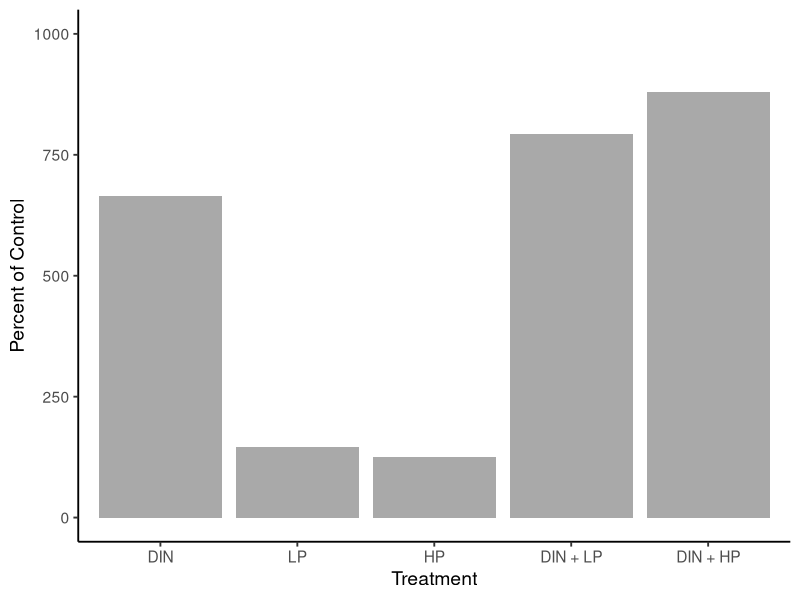
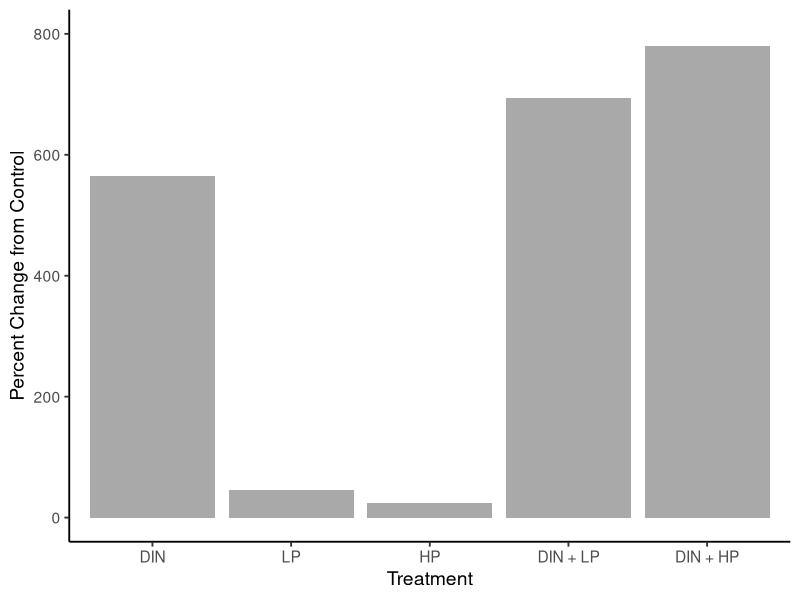
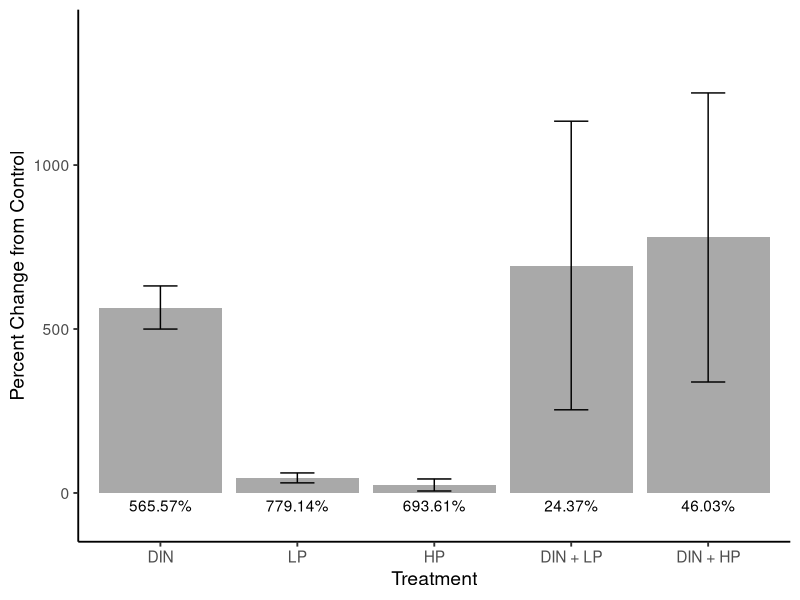
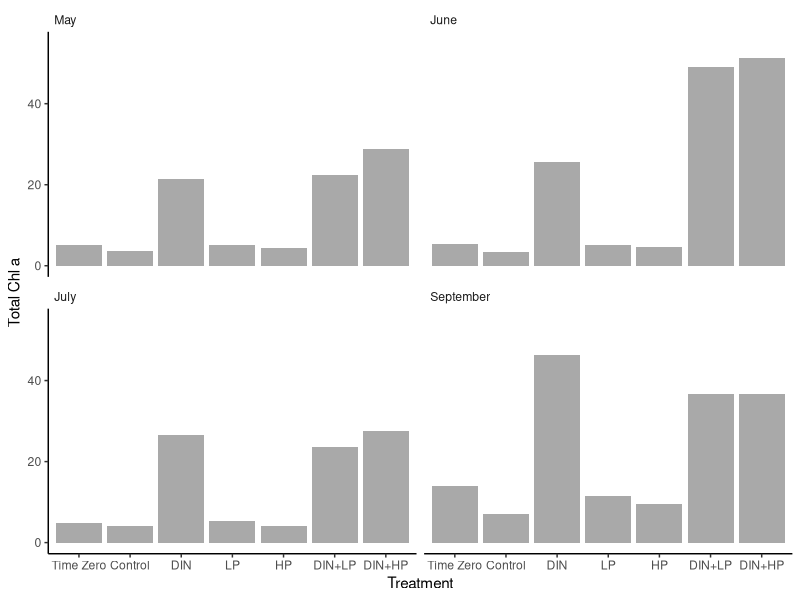
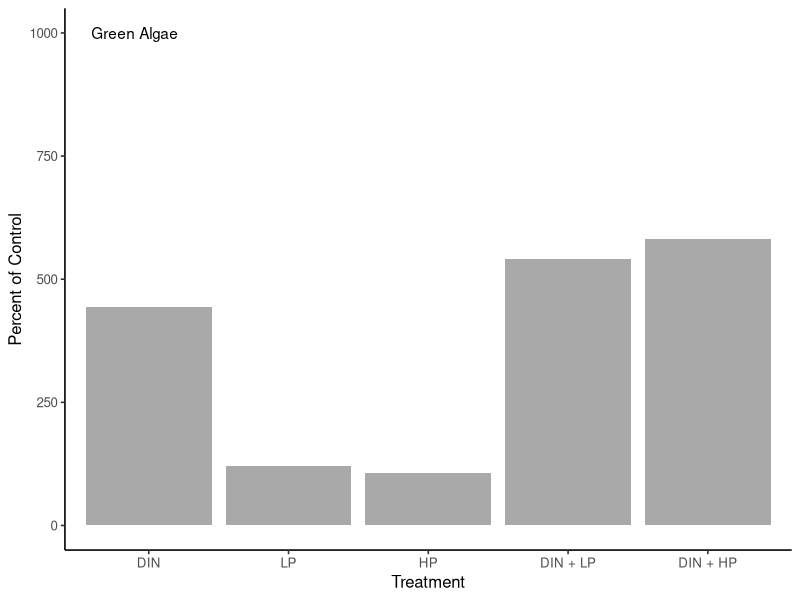
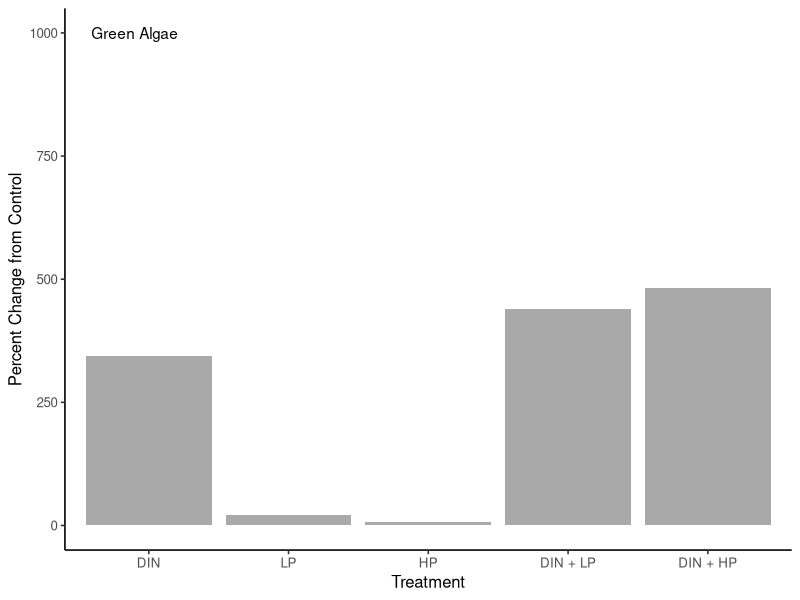
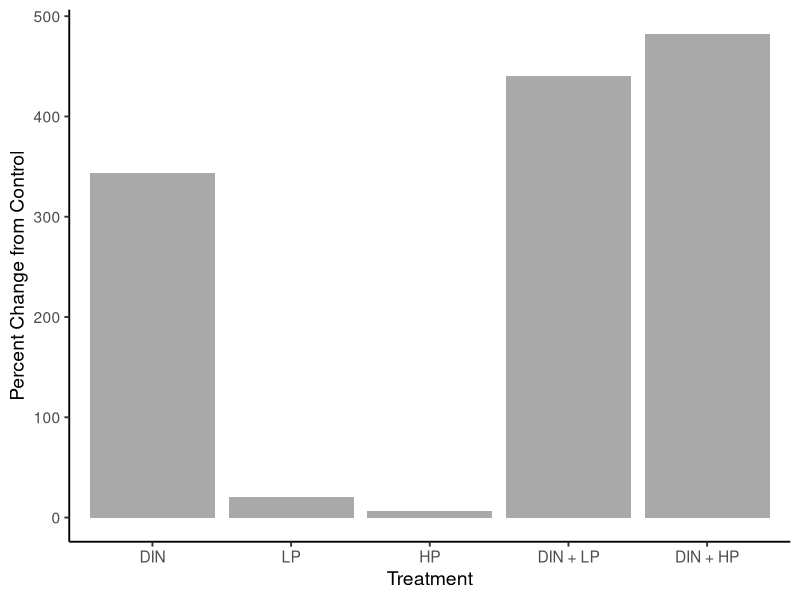
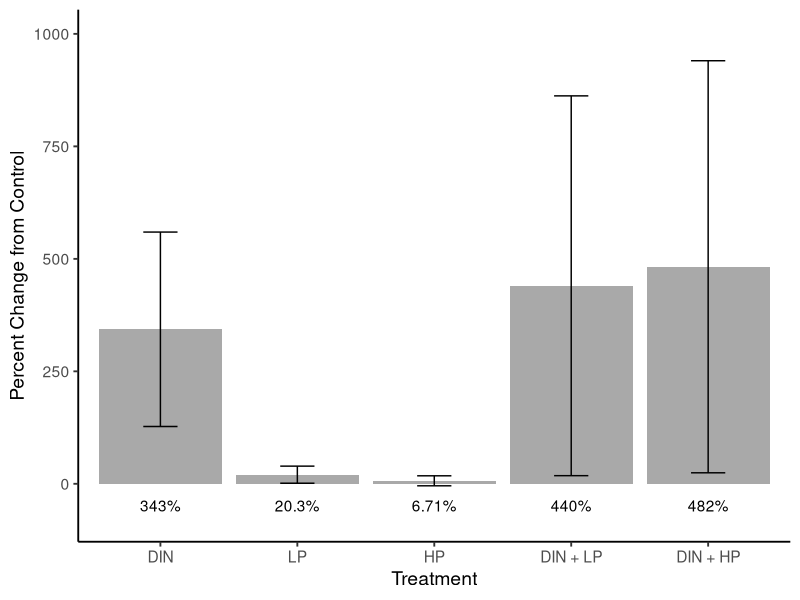

These charts were generated, in order, by the following R code:
#2023-12-21
#barplots with phytoclass data

library(tidyverse)
library(dplyr)
library(lubridate)
library(readxl)
library(ggplot2)
library(car)
library(rstatix)


#import data

pc_percent_of_control = read_excel("data/PhytoClass_data.xlsx", sheet = "percent_of_control")

summary(pc_percent_of_control)
glimpse(pc_percent_of_control)

pc_percent_of_control_avg = pc_percent_of_control %>%
  group_by(Treatment) %>%
  summarise(Total_Chl_a_mean = mean(Total_Chl_a),
            Cyanobacteria_mean = mean(Cyanobacteria),
            Green_Algae_mean = mean(Green_Algae),
            Cryptophytes_mean = mean(Cryptophytes),
            Diatoms_mean = mean(Diatoms),
            Dinoflagellates_mean = mean(Dinoflagellates),
            Haptophytes_mean = mean(Haptophytes))

pc_percent_change = read_excel("data/PhytoClass_data.xlsx", sheet = "percent_change")

summary(pc_percent_change)
glimpse(pc_percent_change)

pc_percent_change_avg = pc_percent_change %>%
  group_by(Treatment) %>%
  summarise(Total_Chl_a_mean = mean(Total_Chl_a),
            Cyanobacteria_mean = mean(Cyanobacteria),
            Green_Algae_mean = mean(Green_Algae),
            Cryptophytes_mean = mean(Cryptophytes),
            Diatoms_mean = mean(Diatoms),
            Dinoflagellates_mean = mean(Dinoflagellates),
            Haptophytes_mean = mean(Haptophytes), 
            Total_Chl_a_sd = sd(Total_Chl_a, na.rm = TRUE),
            Cyanobacteria_sd = sd(Cyanobacteria, na.rm = TRUE),
            Green_Algae_sd = sd(Green_Algae, na.rm = TRUE),
            Cryptophytes_sd = sd(Cryptophytes, na.rm = TRUE),
            Diatoms_sd = sd(Diatoms, na.rm = TRUE),
            Dinoflagellates_sd = sd(Dinoflagellates, na.rm = TRUE),
            Haptophytes_sd = sd(Haptophytes, na.rm = TRUE)
            )

pc_mean_abundances = read_excel("data/PhytoClass_data.xlsx", sheet = "mean_abundances")

summary(pc_mean_abundances)
glimpse(pc_mean_abundances)

#########################Total Chl a

#Total chl a percent of control

Total_chl_a_percent_control = ggplot() +
  geom_col(aes(x = fct_relevel(Treatment, "DIN", "LP", "HP", "DIN_LP", "DIN_HP"), 
               y = Total_Chl_a_mean),
           fill = "darkgrey",
           data = pc_percent_of_control_avg) +
  xlab("Treatment") +
  ylab("Percent of Control") +
  scale_x_discrete(labels= c("DIN" = "DIN", "LP" = "LP", "HP" = "HP", "DIN_LP" = "DIN + LP", "DIN_HP" = "DIN + HP")) +
  theme_classic(base_size = 14) +
  ylim(0, 1000)
ggsave(Total_chl_a_percent_control, filename = "figures/PhytoClass/Total_chl_a_percent_control.png",
       device = "png", height = 7, width = 11)

#Total chl a percent difference from control

Total_chl_a_percent_change = ggplot() +
  geom_col(aes(x = fct_relevel(Treatment, "DIN", "LP", "HP", "DIN_LP", "DIN_HP"), 
               y = Total_Chl_a_mean),
           fill = "darkgrey",
           data = pc_percent_change_avg) +
  xlab("Treatment") +
  ylab("Percent Change from Control") +
  scale_x_discrete(labels= c("DIN" = "DIN", "LP" = "LP", "HP" = "HP", "DIN_LP" = "DIN + LP", "DIN_HP" = "DIN + HP")) +
  theme_classic(base_size = 14) +
  ylim(0,800)
ggsave(Total_chl_a_percent_change, filename = "figures/PhytoClass/Total_chl_a_percent_change.png",
       device = "png", height = 7, width = 11)

#Total chl a percent difference from control with stdev and percents added

pc_percent_change_avg = pc_percent_change %>%
  group_by(Treatment) %>%
  summarise(Total_Chl_a_mean = mean(Total_Chl_a),
            Cyanobacteria_mean = mean(Cyanobacteria),
            Green_Algae_mean = mean(Green_Algae),
            Cryptophytes_mean = mean(Cryptophytes),
            Diatoms_mean = mean(Diatoms),
            Dinoflagellates_mean = mean(Dinoflagellates),
            Haptophytes_mean = mean(Haptophytes))

total_chl_a_summary = pc_percent_change_avg %>%
  summarise(
    total_chl_a_sd = sd(Total_Chl_a_mean, na.rm = TRUE),
  )

pc_percent_change_summary = pc_percent_change %>%
  group_by(Treatment) %>%
  summarise(
    tca = mean(Total_Chl_a),
    cyano = mean(Cyanobacteria),
    ga = mean(Green_Algae),
    crypto = mean(Cryptophytes),
    dia = mean(Diatoms),
    dino = mean(Dinoflagellates),
    hapto = mean(Haptophytes),
    tca_sd = sd(Total_Chl_a, na.rm = TRUE),
    cyano_sd = sd(Cyanobacteria, na.rm = TRUE),
    ga_sd = sd(Green_Algae, na.rm = TRUE),
    crypto_sd = sd(Cryptophytes, na.rm = TRUE),
    dia_sd = sd(Diatoms, na.rm = TRUE),
    dino_sd = sd(Dinoflagellates, na.rm = TRUE),
    hapto_sd = sd(Haptophytes, na.rm = TRUE)
  )
pc_percent_change_summary

Total_chl_a_percent_change_2 = ggplot() +
  geom_col(aes(x = fct_relevel(Treatment, "DIN", "LP", "HP", "DIN_LP", "DIN_HP"), 
               y = tca),
           fill = "darkgrey",
           data = pc_percent_change_summary) +
  geom_errorbar(aes(x = fct_relevel(Treatment, "DIN", "LP", "HP", "DIN_LP", "DIN_HP"), 
                    y = tca,
                    ymin = tca-tca_sd, 
                    ymax = tca+tca_sd,
                    width = 0.25),
                    data = pc_percent_change_summary) +
  geom_text(aes(label = c("565.57%", "46.03%", "24.37%", "693.61%", "779.14%"), 
                x = fct_relevel(Treatment, "DIN", "LP", "HP", "DIN_LP", "DIN_HP"), 
                y = -75), 
            vjust = -0.5,
            data = pc_percent_change_summary) +
  xlab("Treatment") +
  ylab("Percent Change from Control") +
  scale_x_discrete(labels= c("DIN" = "DIN", "LP" = "LP", "HP" = "HP", "DIN_LP" = "DIN + LP", "DIN_HP" = "DIN + HP")) +
  theme_classic(base_size = 14) +
  ylim(-75,1400)
ggsave(Total_chl_a_percent_change_2, filename = "figures/PhytoClass/Total_chl_a_percent_change_2.png",
       device = "png", height = 7, width = 11)


#Total chl a concentration by bioassay

variable_names = list("1" = "May", "2" = "June", "3" = "July", "4" = "September")

variable_labeller = function(variable,value){
  return(variable_names[value])
}

Total_Chl_a_individual_bioassays = ggplot(data = pc_mean_abundances, 
                                     aes(x = fct_relevel(Treatment, "T0", "Control", "DIN", "LP", "HP", "DIN_LP", "DIN_HP"), y=mean_Total_Chl_a)) +
  geom_bar(stat='identity', fill="darkgrey") +
  xlab("Treatment") +
  ylab("Total Chl a") +
  scale_x_discrete(labels= c("T0" = "Time Zero", "Control" = "Control", "DIN" = "DIN", "LP" = "LP", "HP" = "HP", "DIN_LP" = "DIN+LP", "DIN_HP" = "DIN+HP")) +
  facet_wrap(~factor(Bioassay, levels=c('1', '2', '3', '4')),  ncol=2, labeller=variable_labeller) +
  theme_classic(base_size = 11) +
  theme(strip.background = element_blank(), strip.text = element_text(hjust = 0)) + 
  ylim(0, 55)
ggsave(Total_Chl_a_individual_bioassays, filename = "figures/PhytoClass/Total_Chl_a_individual_bioassays.png",
       device = "png", height = 7, width = 11)

#########################Green Algae

#Green Algae percent of control

Green_Algae_percent_control = ggplot() +
  geom_col(aes(x = fct_relevel(Treatment, "DIN", "LP", "HP", "DIN_LP", "DIN_HP"), 
               y = Green_Algae_mean),
           fill = "darkgrey",
           data = pc_percent_of_control_avg) +
  xlab("Treatment") +
  ylab("Percent of Control") +
  scale_x_discrete(labels= c("DIN" = "DIN", "LP" = "LP", "HP" = "HP", "DIN_LP" = "DIN + LP", "DIN_HP" = "DIN + HP")) +
  annotate(geom="text", x=0.9, y=1000, label="Green Algae", color="black") +
  theme_classic(base_size = 12) 
ggsave(Green_Algae_percent_control, filename = "figures/PhytoClass/Green_Algae_percent_control.png",
       device = "png", height = 7, width = 11)

#Green Algae percent difference from control

Green_Algae_percent_change = ggplot() +
  geom_col(aes(x = fct_relevel(Treatment, "DIN", "LP", "HP", "DIN_LP", "DIN_HP"), 
               y = Green_Algae_mean),
           fill = "darkgrey",
           data = pc_percent_change_avg) +
  xlab("Treatment") +
  ylab("Percent Change from Control") +
  scale_x_discrete(labels= c("DIN" = "DIN", "LP" = "LP", "HP" = "HP", "DIN_LP" = "DIN + LP", "DIN_HP" = "DIN + HP")) +
  annotate(geom="text", x=0.9, y=1000, label="Green Algae", color="black") +
  theme_classic(base_size = 12) 
ggsave(Green_Algae_percent_change, filename = "figures/PhytoClass/Green_Algae_percent_change.png",
       device = "png", height = 7, width = 11)

Green_Algae_percent_change_2 = ggplot() +
  geom_col(aes(x = fct_relevel(Treatment, "DIN", "LP", "HP", "DIN_LP", "DIN_HP"), 
               y = Green_Algae_mean),
           fill = "darkgrey",
           data = pc_percent_change_avg) +
  xlab("Treatment") +
  ylab("Percent Change from Control") +
  scale_x_discrete(labels= c("DIN" = "DIN", "LP" = "LP", "HP" = "HP", "DIN_LP" = "DIN + LP", "DIN_HP" = "DIN + HP")) +
  theme_classic(base_size = 14) 
ggsave(Green_Algae_percent_change_2, filename = "figures/PhytoClass/Green_Algae_percent_change_2.png",
       device = "png", height = 7, width = 11)

Green_Algae_percent_change_3 = ggplot() +
  geom_col(aes(x = fct_relevel(Treatment, "DIN", "LP", "HP", "DIN_LP", "DIN_HP"), 
               y = ga),
           fill = "darkgrey",
           data = pc_percent_change_summary) +
  geom_errorbar(aes(x = fct_relevel(Treatment, "DIN", "LP", "HP", "DIN_LP", "DIN_HP"), 
                    y = ga,
                    ymin = ga-ga_sd, 
                    ymax = ga+ga_sd,
                    width = 0.25),
                data = pc_percent_change_summary) +
  geom_text(aes(label = c("343%", "482%", "440%", "6.71%", "20.3%"), 
                x = fct_relevel(Treatment, "DIN", "LP", "HP", "DIN_LP", "DIN_HP"), 
                y = -75), 
            vjust = -0.5,
            data = pc_percent_change_summary) +
  xlab("Treatment") +
  ylab("Percent Change from Control") +
  scale_x_discrete(labels= c("DIN" = "DIN", "LP" = "LP", "HP" = "HP", "DIN_LP" = "DIN + LP", "DIN_HP" = "DIN + HP")) +
  theme_classic(base_size = 14) +
  ylim(-75, 1000)
ggsave(Green_Algae_percent_change_3, filename = "figures/PhytoClass/Green_Algae_percent_change_3.png",
       device = "png", height = 7, width = 11)

#Green Algae concentration by bioassay

variable_names = list("1" = "May", "2" = "June", "3" = "July", "4" = "September")

variable_labeller = function(variable,value){
  return(variable_names[value])
}

Green_Algae_individual_bioassays = ggplot(data = pc_mean_abundances, 
                                          aes(x = fct_relevel(Treatment, "T0", "Control", "DIN", "LP", "HP", "DIN_LP", "DIN_HP"), y=mean_Green_Algae)) +
  geom_bar(stat='identity', fill="darkgrey") +
  xlab("Treatment") +
  ylab("Green Algae") +
  scale_x_discrete(labels= c("T0" = "Time Zero", "Control" = "Control", "DIN" = "DIN", "LP" = "LP", "HP" = "HP", "DIN_LP" = "DIN+LP", "DIN_HP" = "DIN+HP")) +
  facet_wrap(~factor(Bioassay, levels=c('1', '2', '3', '4')),  ncol=2, labeller=variable_labeller) +
  theme_classic(base_size = 11) +
  theme(strip.background = element_blank(), strip.text = element_text(hjust = 0)) + 
  ylim(0, 8)
ggsave(Green_Algae_individual_bioassays, filename = "figures/PhytoClass/Green_Algae_individual_bioassays.png",
       device = "png", height = 7, width = 11)


#########################Cryptophytes

#Cryptophytes percent of control

Cryptophytes_percent_control = ggplot() +
  geom_col(aes(x = fct_relevel(Treatment, "DIN", "LP", "HP", "DIN_LP", "DIN_HP"), 
               y = Cryptophytes_mean),
           fill = "darkgrey",
           data = pc_percent_of_control_avg) +
  xlab("Treatment") +
  ylab("Percent of Control") +
  scale_x_discrete(labels= c("DIN" = "DIN", "LP" = "LP", "HP" = "HP", "DIN_LP" = "DIN + LP", "DIN_HP" = "DIN + HP")) +
  annotate(geom="text", x=0.9, y=1000, label="Cryptophytes", color="black") +
  theme_classic(base_size = 12) 
ggsave(Cryptophytes_percent_control, filename = "figures/PhytoClass/Cryptophytes_percent_control.png",
       device = "png", height = 7, width = 11)

#Cryptophytes percent difference from control

Cryptophytes_percent_change = ggplot() +
  geom_col(aes(x = fct_relevel(Treatment, "DIN", "LP", "HP", "DIN_LP", "DIN_HP"), 
               y = Cryptophytes_mean),
           fill = "darkgrey",
           data = pc_percent_change_avg) +
  xlab("Treatment") +
  ylab("Percent Change from Control") +
  scale_x_discrete(labels= c("DIN" = "DIN", "LP" = "LP", "HP" = "HP", "DIN_LP" = "DIN + LP", "DIN_HP" = "DIN + HP")) +
  annotate(geom="text", x=0.9, y=1000, label="Cryptophytes", color="black") +
  theme_classic(base_size = 12) 
ggsave(Cryptophytes_percent_change, filename = "figures/PhytoClass/Cryptophytes_percent_change.png",
       device = "png", height = 7, width = 11)

Cryptophytes_percent_change_2 = ggplot() +
  geom_col(aes(x = fct_relevel(Treatment, "DIN", "LP", "HP", "DIN_LP", "DIN_HP"), 
               y = Cryptophytes_mean),
           fill = "darkgrey",
           data = pc_percent_change_avg) +
  xlab("Treatment") +
  ylab("Percent Change from Control") +
  scale_x_discrete(labels= c("DIN" = "DIN", "LP" = "LP", "HP" = "HP", "DIN_LP" = "DIN + LP", "DIN_HP" = "DIN + HP")) +
  theme_classic(base_size = 14) +
  ylim(0, 700)
ggsave(Cryptophytes_percent_change_2, filename = "figures/PhytoClass/Cryptophytes_percent_change_2.png",
       device = "png", height = 7, width = 11)

Cryptophytes_percent_change_3 = ggplot() +
  geom_col(aes(x = fct_relevel(Treatment, "DIN", "LP", "HP", "DIN_LP", "DIN_HP"), 
               y = crypto),
           fill = "darkgrey",
           data = pc_percent_change_summary) +
  geom_errorbar(aes(x = fct_relevel(Treatment, "DIN", "LP", "HP", "DIN_LP", "DIN_HP"), 
                    y = crypto,
                    ymin = crypto-crypto_sd, 
                    ymax = crypto+crypto_sd,
                    width = 0.25),
                data = pc_percent_change_summary) +
  geom_text(aes(label = c("518%", "622%", "587%", "19.5%", "38.5%"), 
                x = fct_relevel(Treatment, "DIN", "LP", "HP", "DIN_LP", "DIN_HP"), 
                y = -75), 
            vjust = -0.5,
            data = pc_percent_change_summary) +
  xlab("Treatment") +
  ylab("Percent Change from Control") +
  scale_x_discrete(labels= c("DIN" = "DIN", "LP" = "LP", "HP" = "HP", "DIN_LP" = "DIN + LP", "DIN_HP" = "DIN + HP")) +
  theme_classic(base_size = 14) +
  ylim(-75, 1200)
ggsave(Cryptophytes_percent_change_3, filename = "figures/PhytoClass/Cryptophytes_percent_change_3.png",
       device = "png", height = 7, width = 11)

#Cryptophytes concentration by bioassay

variable_names = list("1" = "May", "2" = "June", "3" = "July", "4" = "September")

variable_labeller = function(variable,value){
  return(variable_names[value])
}

Cryptophytes_individual_bioassays = ggplot(data = pc_mean_abundances, 
                                          aes(x = fct_relevel(Treatment, "T0", "Control", "DIN", "LP", "HP", "DIN_LP", "DIN_HP"), y=mean_Cryptophytes)) +
  geom_bar(stat='identity', fill="darkgrey") +
  xlab("Treatment") +
  ylab("Cryptophytes") +
  scale_x_discrete(labels= c("T0" = "Time Zero", "Control" = "Control", "DIN" = "DIN", "LP" = "LP", "HP" = "HP", "DIN_LP" = "DIN+LP", "DIN_HP" = "DIN+HP")) +
  facet_wrap(~factor(Bioassay, levels=c('1', '2', '3', '4')),  ncol=2, labeller=variable_labeller) +
  theme_classic(base_size = 11) +
  theme(strip.background = element_blank(), strip.text = element_text(hjust = 0)) + 
  ylim(0, 2.5)
ggsave(Cryptophytes_individual_bioassays, filename = "figures/PhytoClass/Cryptophytes_individual_bioassays.png",
       device = "png", height = 7, width = 11)

#########################Diatoms

#Diatoms percent of control

Diatoms_percent_control = ggplot() +
  geom_col(aes(x = fct_relevel(Treatment, "DIN", "LP", "HP", "DIN_LP", "DIN_HP"), 
               y = Diatoms_mean),
           fill = "darkgrey",
           data = pc_percent_of_control_avg) +
  xlab("Treatment") +
  ylab("Percent of Control") +
  scale_x_discrete(labels= c("DIN" = "DIN", "LP" = "LP", "HP" = "HP", "DIN_LP" = "DIN + LP", "DIN_HP" = "DIN + HP")) +
  annotate(geom="text", x=0.9, y=2000, label="Diatoms", color="black") +
  theme_classic(base_size = 12) 
ggsave(Diatoms_percent_control, filename = "figures/PhytoClass/Diatoms_percent_control.png",
       device = "png", height = 7, width = 11)

#Diatoms percent difference from control

Diatoms_percent_change = ggplot() +
  geom_col(aes(x = fct_relevel(Treatment, "DIN", "LP", "HP", "DIN_LP", "DIN_HP"), 
               y = Diatoms_mean),
           fill = "darkgrey",
           data = pc_percent_change_avg) +
  xlab("Treatment") +
  ylab("Percent Change from Control") +
  scale_x_discrete(labels= c("DIN" = "DIN", "LP" = "LP", "HP" = "HP", "DIN_LP" = "DIN + LP", "DIN_HP" = "DIN + HP")) +
  annotate(geom="text", x=0.9, y=1000, label="Diatoms", color="black") +
  theme_classic(base_size = 12) 
ggsave(Diatoms_percent_change, filename = "figures/PhytoClass/Diatoms_percent_change.png",
       device = "png", height = 7, width = 11)

Diatoms_percent_change_2 = ggplot() +
  geom_col(aes(x = fct_relevel(Treatment, "DIN", "LP", "HP", "DIN_LP", "DIN_HP"), 
               y = Diatoms_mean),
           fill = "darkgrey",
           data = pc_percent_change_avg) +
  xlab("Treatment") +
  ylab("Percent Change from Control") +
  scale_x_discrete(labels= c("DIN" = "DIN", "LP" = "LP", "HP" = "HP", "DIN_LP" = "DIN + LP", "DIN_HP" = "DIN + HP")) +
  theme_classic(base_size = 14) +
  ylim(0,2000)
ggsave(Diatoms_percent_change_2, filename = "figures/PhytoClass/Diatoms_percent_change_2.png",
       device = "png", height = 7, width = 11)

Diatoms_percent_change_3 = ggplot() +
  geom_col(aes(x = fct_relevel(Treatment, "DIN", "LP", "HP", "DIN_LP", "DIN_HP"), 
               y = dia),
           fill = "darkgrey",
           data = pc_percent_change_summary) +
  geom_errorbar(aes(x = fct_relevel(Treatment, "DIN", "LP", "HP", "DIN_LP", "DIN_HP"), 
                    y = dia,
                    ymin = dia-dia_sd, 
                    ymax = dia+dia_sd,
                    width = 0.25),
                data = pc_percent_change_summary) +
  geom_text(aes(label = c("1347%", "1846%", "1533%", "5.65%", "34.7%"), 
                x = fct_relevel(Treatment, "DIN", "LP", "HP", "DIN_LP", "DIN_HP"), 
                y = -250), 
            vjust = -0.5,
            data = pc_percent_change_summary) +
  xlab("Treatment") +
  ylab("Percent Change from Control") +
  scale_x_discrete(labels= c("DIN" = "DIN", "LP" = "LP", "HP" = "HP", "DIN_LP" = "DIN + LP", "DIN_HP" = "DIN + HP")) +
  theme_classic(base_size = 14) +
  ylim(-250, 3800)
ggsave(Diatoms_percent_change_3, filename = "figures/PhytoClass/Diatoms_percent_change_3.png",
       device = "png", height = 7, width = 11)

#Diatoms concentration by bioassay

variable_names = list("1" = "May", "2" = "June", "3" = "July", "4" = "September")

variable_labeller = function(variable,value){
  return(variable_names[value])
}

Diatoms_individual_bioassays = ggplot(data = pc_mean_abundances, 
                                           aes(x = fct_relevel(Treatment, "T0", "Control", "DIN", "LP", "HP", "DIN_LP", "DIN_HP"), y=mean_Diatoms)) +
  geom_bar(stat='identity', fill="darkgrey") +
  xlab("Treatment") +
  ylab("Diatoms") +
  scale_x_discrete(labels= c("T0" = "Time Zero", "Control" = "Control", "DIN" = "DIN", "LP" = "LP", "HP" = "HP", "DIN_LP" = "DIN+LP", "DIN_HP" = "DIN+HP")) +
  facet_wrap(~factor(Bioassay, levels=c('1', '2', '3', '4')),  ncol=2, labeller=variable_labeller) +
  theme_classic(base_size = 11) +
  theme(strip.background = element_blank(), strip.text = element_text(hjust = 0)) + 
  ylim(0, 50)
ggsave(Diatoms_individual_bioassays, filename = "figures/PhytoClass/Diatoms_individual_bioassays.png",
       device = "png", height = 7, width = 11)

#########################Dinoflagellates

#Dinoflagellates percent of control

Dinoflagellates_percent_control = ggplot() +
  geom_col(aes(x = fct_relevel(Treatment, "DIN", "LP", "HP", "DIN_LP", "DIN_HP"), 
               y = Dinoflagellates_mean),
           fill = "darkgrey",
           data = pc_percent_of_control_avg) +
  xlab("Treatment") +
  ylab("Percent of Control") +
  scale_x_discrete(labels= c("DIN" = "DIN", "LP" = "LP", "HP" = "HP", "DIN_LP" = "DIN + LP", "DIN_HP" = "DIN + HP")) +
  annotate(geom="text", x=0.9, y=1000, label="Dinoflagellates", color="black") +
  theme_classic(base_size = 12) 
ggsave(Dinoflagellates_percent_control, filename = "figures/PhytoClass/Dinoflagellates_percent_control.png",
       device = "png", height = 7, width = 11)

#Dinoflagellates percent difference from control

Dinoflagellates_percent_change = ggplot() +
  geom_col(aes(x = fct_relevel(Treatment, "DIN", "LP", "HP", "DIN_LP", "DIN_HP"), 
               y = Dinoflagellates_mean),
           fill = "darkgrey",
           data = pc_percent_change_avg) +
  xlab("Treatment") +
  ylab("Percent Change from Control") +
  scale_x_discrete(labels= c("DIN" = "DIN", "LP" = "LP", "HP" = "HP", "DIN_LP" = "DIN + LP", "DIN_HP" = "DIN + HP")) +
  annotate(geom="text", x=0.9, y=1000, label="Dinoflagellates", color="black") +
  theme_classic(base_size = 12) 
ggsave(Dinoflagellates_percent_change, filename = "figures/PhytoClass/Dinoflagellates_percent_change.png",
       device = "png", height = 7, width = 11)

Dinoflagellates_percent_change_2 = ggplot() +
  geom_col(aes(x = fct_relevel(Treatment, "DIN", "LP", "HP", "DIN_LP", "DIN_HP"), 
               y = Dinoflagellates_mean),
           fill = "darkgrey",
           data = pc_percent_change_avg) +
  xlab("Treatment") +
  ylab("Percent Change from Control") +
  scale_x_discrete(labels= c("DIN" = "DIN", "LP" = "LP", "HP" = "HP", "DIN_LP" = "DIN + LP", "DIN_HP" = "DIN + HP")) +
  theme_classic(base_size = 14) +
  ylim(-50, 800)
ggsave(Dinoflagellates_percent_change_2, filename = "figures/PhytoClass/Dinoflagellates_percent_change_2.png",
       device = "png", height = 7, width = 11)

Dinoflagellates_percent_change_3 = ggplot() +
  geom_col(aes(x = fct_relevel(Treatment, "DIN", "LP", "HP", "DIN_LP", "DIN_HP"), 
               y = dino),
           fill = "darkgrey",
           data = pc_percent_change_summary) +
  geom_errorbar(aes(x = fct_relevel(Treatment, "DIN", "LP", "HP", "DIN_LP", "DIN_HP"), 
                    y = dino,
                    ymin = dino-dino_sd, 
                    ymax = dino+dino_sd,
                    width = 0.25),
                data = pc_percent_change_summary) +
  geom_text(aes(label = c("539%", "708%", "600%", "-10.6%", "29%"), 
                x = fct_relevel(Treatment, "DIN", "LP", "HP", "DIN_LP", "DIN_HP"), 
                y = -850), 
            vjust = -0.5,
            data = pc_percent_change_summary) +
  xlab("Treatment") +
  ylab("Percent Change from Control") +
  scale_x_discrete(labels= c("DIN" = "DIN", "LP" = "LP", "HP" = "HP", "DIN_LP" = "DIN + LP", "DIN_HP" = "DIN + HP")) +
  theme_classic(base_size = 14) +
  ylim(-850, 2000)
ggsave(Dinoflagellates_percent_change_3, filename = "figures/PhytoClass/Dinoflagellates_percent_change_3.png",
       device = "png", height = 7, width = 11)


#Dinoflagellates concentration by bioassay

variable_names = list("1" = "May", "2" = "June", "3" = "July", "4" = "September")

variable_labeller = function(variable,value){
  return(variable_names[value])
}

Dinoflagellates_individual_bioassays = ggplot(data = pc_mean_abundances, 
                                      aes(x = fct_relevel(Treatment, "T0", "Control", "DIN", "LP", "HP", "DIN_LP", "DIN_HP"), y=mean_Dinoflagellates)) +
  geom_bar(stat='identity', fill="darkgrey") +
  xlab("Treatment") +
  ylab("Dinoflagellates") +
  scale_x_discrete(labels= c("T0" = "Time Zero", "Control" = "Control", "DIN" = "DIN", "LP" = "LP", "HP" = "HP", "DIN_LP" = "DIN+LP", "DIN_HP" = "DIN+HP")) +
  facet_wrap(~factor(Bioassay, levels=c('1', '2', '3', '4')),  ncol=2, labeller=variable_labeller) +
  theme_classic(base_size = 11) +
  theme(strip.background = element_blank(), strip.text = element_text(hjust = 0)) + 
  ylim(0, 0.3)
ggsave(Dinoflagellates_individual_bioassays, filename = "figures/PhytoClass/Dinoflagellates_individual_bioassays.png",
       device = "png", height = 7, width = 11)

#########################Haptophytes

#Haptophytes percent of control

Haptophytes_percent_control = ggplot() +
  geom_col(aes(x = fct_relevel(Treatment, "DIN", "LP", "HP", "DIN_LP", "DIN_HP"), 
               y = Haptophytes_mean),
           fill = "darkgrey",
           data = pc_percent_of_control_avg) +
  xlab("Treatment") +
  ylab("Percent of Control") +
  scale_x_discrete(labels= c("DIN" = "DIN", "LP" = "LP", "HP" = "HP", "DIN_LP" = "DIN + LP", "DIN_HP" = "DIN + HP")) +
  annotate(geom="text", x=0.9, y=1000, label="Haptophytes", color="black") +
  theme_classic(base_size = 12) 
ggsave(Haptophytes_percent_control, filename = "figures/PhytoClass/Haptophytes_percent_control.png",
       device = "png", height = 7, width = 11)

#Haptophytes percent difference from control

Haptophytes_percent_change = ggplot() +
  geom_col(aes(x = fct_relevel(Treatment, "DIN", "LP", "HP", "DIN_LP", "DIN_HP"), 
               y = Haptophytes_mean),
           fill = "darkgrey",
           data = pc_percent_change_avg) +
  xlab("Treatment") +
  ylab("Percent Change from Control") +
  scale_x_discrete(labels= c("DIN" = "DIN", "LP" = "LP", "HP" = "HP", "DIN_LP" = "DIN + LP", "DIN_HP" = "DIN + HP")) +
  annotate(geom="text", x=0.9, y=1000, label="Haptophytes", color="black") +
  theme_classic(base_size = 12) 
ggsave(Haptophytes_percent_change, filename = "figures/PhytoClass/Haptophytes_percent_change.png",
       device = "png", height = 7, width = 11)

Haptophytes_percent_change_2 = ggplot() +
  geom_col(aes(x = fct_relevel(Treatment, "DIN", "LP", "HP", "DIN_LP", "DIN_HP"), 
               y = Haptophytes_mean),
           fill = "darkgrey",
           data = pc_percent_change_avg) +
  xlab("Treatment") +
  ylab("Percent Change from Control") +
  scale_x_discrete(labels= c("DIN" = "DIN", "LP" = "LP", "HP" = "HP", "DIN_LP" = "DIN + LP", "DIN_HP" = "DIN + HP")) +
  theme_classic(base_size = 14) +
  ylim(-50, 150)
ggsave(Haptophytes_percent_change_2, filename = "figures/PhytoClass/Haptophytes_percent_change_2.png",
       device = "png", height = 7, width = 11)

Haptophytes_percent_change_3 = ggplot() +
  geom_col(aes(x = fct_relevel(Treatment, "DIN", "LP", "HP", "DIN_LP", "DIN_HP"), 
               y = hapto),
           fill = "darkgrey",
           data = pc_percent_change_summary) +
  geom_errorbar(aes(x = fct_relevel(Treatment, "DIN", "LP", "HP", "DIN_LP", "DIN_HP"), 
                    y = hapto,
                    ymin = hapto-hapto_sd, 
                    ymax = hapto+hapto_sd,
                    width = 0.25),
                data = pc_percent_change_summary) +
  geom_text(aes(label = c("122%", "-26.4%", "-30.6%", "53.5%", "52.4%"), 
                x = fct_relevel(Treatment, "DIN", "LP", "HP", "DIN_LP", "DIN_HP"), 
                y = -250), 
            vjust = -0.5,
            data = pc_percent_change_summary) +
  xlab("Treatment") +
  ylab("Percent Change from Control") +
  scale_x_discrete(labels= c("DIN" = "DIN", "LP" = "LP", "HP" = "HP", "DIN_LP" = "DIN + LP", "DIN_HP" = "DIN + HP")) +
  theme_classic(base_size = 14) +
  ylim(-250, 500)
ggsave(Haptophytes_percent_change_3, filename = "figures/PhytoClass/Haptophytes_percent_change_3.png",
       device = "png", height = 7, width = 11)

#Haptophytes concentration by bioassay

variable_names = list("1" = "May", "2" = "June", "3" = "July", "4" = "September")

variable_labeller = function(variable,value){
  return(variable_names[value])
}

Haptophytes_individual_bioassays = ggplot(data = pc_mean_abundances, 
                                              aes(x = fct_relevel(Treatment, "T0", "Control", "DIN", "LP", "HP", "DIN_LP", "DIN_HP"), y=mean_Haptophytes)) +
  geom_bar(stat='identity', fill="darkgrey") +
  xlab("Treatment") +
  ylab("Haptophytes") +
  scale_x_discrete(labels= c("T0" = "Time Zero", "Control" = "Control", "DIN" = "DIN", "LP" = "LP", "HP" = "HP", "DIN_LP" = "DIN+LP", "DIN_HP" = "DIN+HP")) +
  facet_wrap(~factor(Bioassay, levels=c('1', '2', '3', '4')),  ncol=2, labeller=variable_labeller) +
  theme_classic(base_size = 11) +
  theme(strip.background = element_blank(), strip.text = element_text(hjust = 0)) + 
  ylim(0, 6)
ggsave(Haptophytes_individual_bioassays, filename = "figures/PhytoClass/Haptophytes_individual_bioassays.png",
       device = "png", height = 7, width = 11)

#########################Cyanobacteria

#Haptophytes percent difference from control

Cyanobacteria_percent_change_2 = ggplot() +
  geom_col(aes(x = fct_relevel(Treatment, "DIN", "LP", "HP", "DIN_LP", "DIN_HP"), 
               y = Cyanobacteria_mean),
           fill = "darkgrey",
           data = pc_percent_change_avg) +
  xlab("Treatment") +
  ylab("Percent Change from Control") +
  scale_x_discrete(labels= c("DIN" = "DIN", "LP" = "LP", "HP" = "HP", "DIN_LP" = "DIN + LP", "DIN_HP" = "DIN + HP")) +
  theme_classic(base_size = 14)
ggsave(Cyanobacteria_percent_change_2, filename = "figures/PhytoClass/Cyanobacteria_percent_change_2.png",
       device = "png", height = 7, width = 11)

Cyanobacteria_percent_change_3 = ggplot() +
  geom_col(aes(x = fct_relevel(Treatment, "DIN", "LP", "HP", "DIN_LP", "DIN_HP"), 
               y = cyano),
           fill = "darkgrey",
           data = pc_percent_change_summary) +
  geom_errorbar(aes(x = fct_relevel(Treatment, "DIN", "LP", "HP", "DIN_LP", "DIN_HP"), 
                    y = cyano,
                    ymin = cyano-cyano_sd, 
                    ymax = cyano+cyano_sd,
                    width = 0.25),
                data = pc_percent_change_summary) +
  geom_text(aes(label = c("39.7%", "15.2%", "16.4%", "30.8%", "20.6%"), 
                x = fct_relevel(Treatment, "DIN", "LP", "HP", "DIN_LP", "DIN_HP"), 
                y = -100), 
            vjust = -0.5,
            data = pc_percent_change_summary) +
  xlab("Treatment") +
  ylab("Percent Change from Control") +
  scale_x_discrete(labels= c("DIN" = "DIN", "LP" = "LP", "HP" = "HP", "DIN_LP" = "DIN + LP", "DIN_HP" = "DIN + HP")) +
  theme_classic(base_size = 14) +
  ylim(-100, 150)
ggsave(Cyanobacteria_percent_change_3, filename = "figures/PhytoClass/Cyanobacteria_percent_change_3.png",
       device = "png", height = 7, width = 11)
